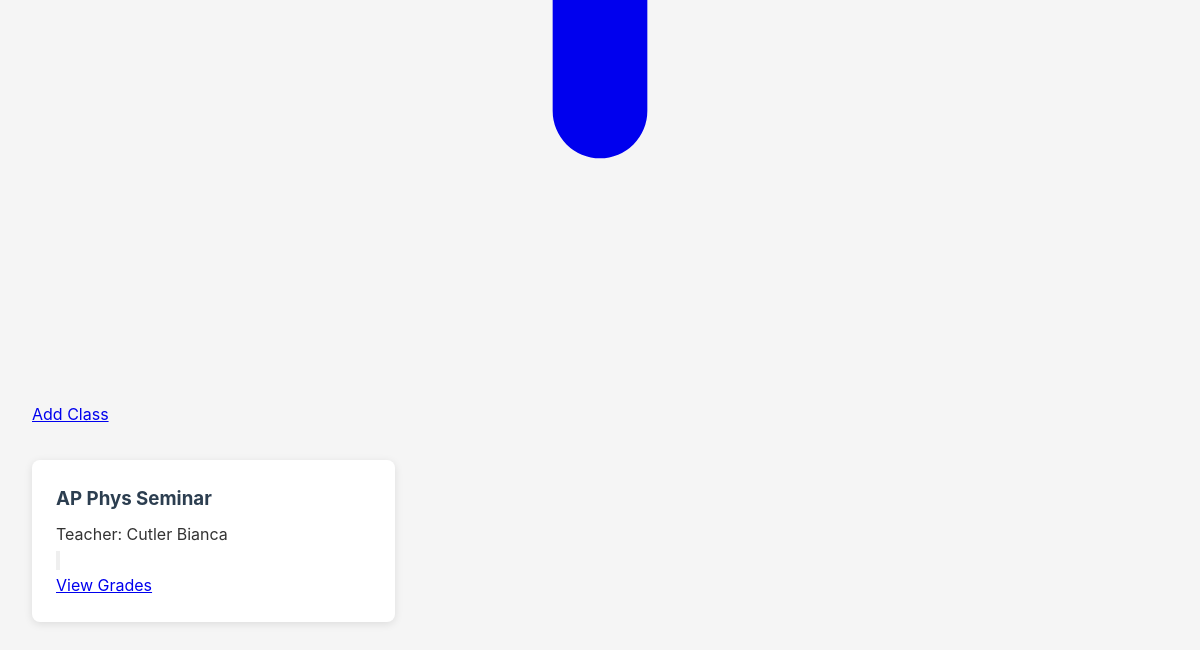
The page /dashboard (signed in, lower part) on the database as committed earlier.
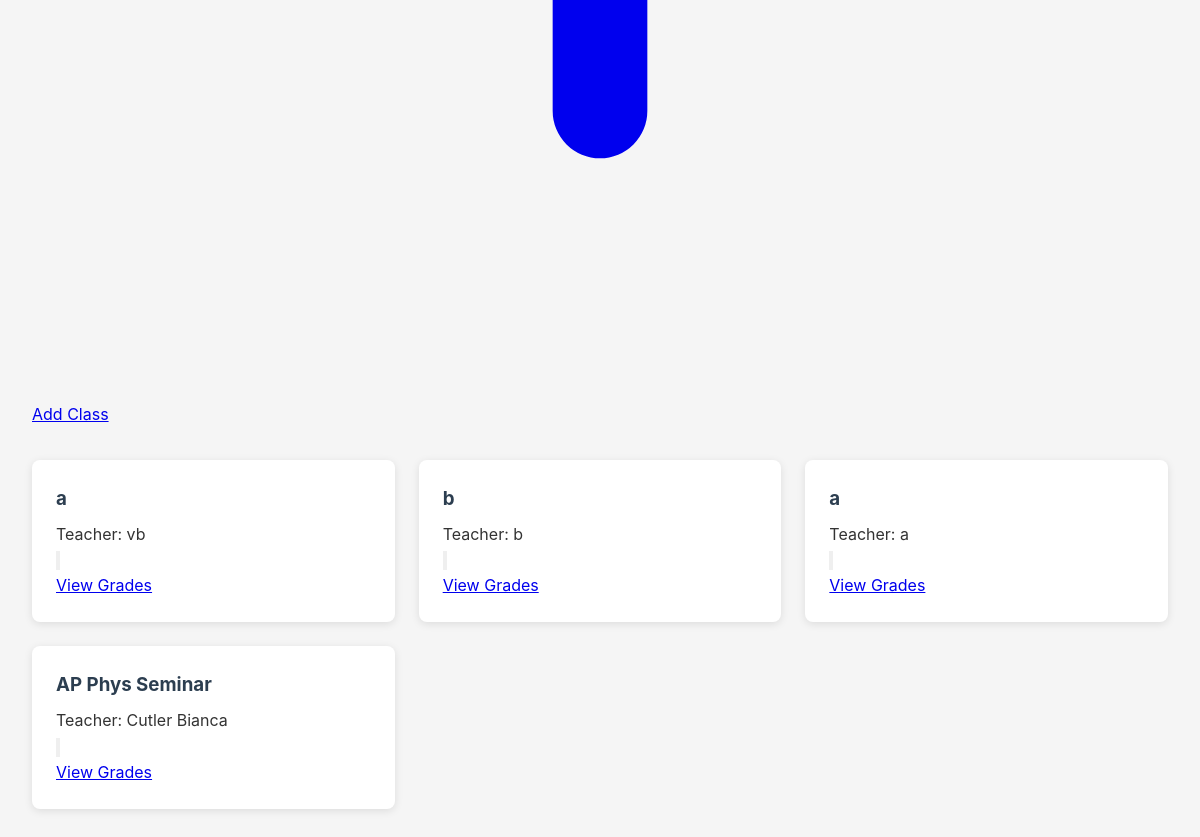
The same page on the database as committed later.
### tables this page shows
CREATE TABLE classes (
            id INTEGER PRIMARY KEY AUTOINCREMENT,
            user_id INTEGER NOT NULL,
            class_name TEXT NOT NULL,
            teacher_name TEXT,
            created_at TIMESTAMP DEFAULT CURRENT_TIMESTAMP,
            FOREIGN KEY (user_id) REFERENCES users (id) ON DELETE CASCADE
        );

### app.py (the view)
@app.route('/dashboard')
@login_required
def dashboard():
    conn = get_db_connection()
    classes = conn.execute(
        'SELECT * FROM classes WHERE user_id = ? ORDER BY created_at DESC',
        (current_user.id,)
    ).fetchall()
    conn.close()
    return render_template('dashboard.html', classes=classes)

### app.py (called while the page is built)
@login_manager.user_loader
def load_user(user_id):
    conn = get_db_connection()
    user = conn.execute('SELECT * FROM users WHERE id = ?', (user_id,)).fetchone()
    conn.close()
    if user:
        return User(user['id'], user['username'])
    return None

### database.py (called while the page is built)
def get_db_connection():
    conn = sqlite3.connect(DB_FILE)
    conn.row_factory = sqlite3.Row  # This allows us to access columns by name
    return conn

### templates/dashboard.html (shortened to what this page needs)
{% extends "base.html" %}
{% block content %}
<div class="dashboard">
    <a href="{{ url_for('add_class') }}" class="bg-blue-500 hover:bg-blue-600 text-white px-4 py-2 rounded-lg flex items-center">
        <svg class="w-5 h-5 mr-2" fill="none" stroke="currentColor" viewBox="0 0 24 24" xmlns="http://www.w3.org/2000/svg">
            <path stroke-linecap="round" stroke-linejoin="round" stroke-width="2" d="M12 6v6m0 0v6m0-6h6m-6 0H6"></path>
        </svg>
        Add Class
    </a>
    {% if classes %}
        <div class="classes-grid">
            {% for class in classes %}
                <div class="class-card relative group">
                    <div class="flex justify-between items-start">
                        <div class="flex-1">
                            <h3 class="text-lg font-semibold">{{ class['class_name'] or 'Unnamed Class' }}</h3>
                            {% if class['teacher_name'] %}
                                <p class="text-gray-600 text-sm mt-1">Teacher: {{ class['teacher_name'] }}</p>
                            {% endif %}
                        </div>
                        <form action="{{ url_for('delete_class', class_id=class['id']) }}" method="POST" class="delete-form" onsubmit="return confirm('Are you sure you want to delete this class and all its data? This action cannot be undone.');">
                            <button type="submit" class="p-1 rounded-full bg-red-100 hover:bg-red-200 text-red-600 hover:text-red-800 focus:outline-none focus:ring-2 focus:ring-red-500 focus:ring-opacity-50 transition-colors" title="Delete Class">
                            </button>
                        </form>
                    </div>
                    <div class="mt-4">
                        <a href="{{ url_for('view_class', class_id=class['id']) }}" class="inline-block bg-blue-500 hover:bg-blue-600 text-white px-4 py-2 rounded-md text-sm font-medium transition-colors">
                            View Grades
                        </a>
                    </div>
                </div>
            {% endfor %}
        </div>
    {% else %}
        <p class="empty-state">No classes yet. Import your grades from Aeries to get started!</p>
    {% endif %}
</div>
{% endblock %}

### templates/base.html (shortened to what this page needs)
<!DOCTYPE html>
<html lang="en">
<head>
    <link rel="stylesheet" href="{{ url_for('static', filename='style.css') }}">
</head>
<body>
    <div class="container">
        {% block content %}{% endblock %}
    </div>
</body>
</html>

### static/style.css (style rules this page uses)
* { margin: 0; padding: 0; box-sizing: border-box; }
body { font-family: -apple-system, BlinkMacSystemFont, 'Segoe UI', Roboto, Oxygen, Ubuntu, Cantarell, sans-serif; line-height: 1.6; color: #333; background-color: #f5f5f5; }
.container { max-width: 1200px; margin: 2rem auto; padding: 0 2rem; }
.classes-grid { display: grid; grid-template-columns: repeat(auto-fill, minmax(300px, 1fr)); gap: 1.5rem; margin-top: 2rem; }
.class-card { background: white; padding: 1.5rem; border-radius: 8px; box-shadow: 0 2px 8px rgba(0,0,0,0.1); }
.class-card h3 { margin-bottom: 0.5rem; color: #2c3e50; }

Rows that differ between the two databases and show on the page:
added classes: class_name "a", teacher_name "vb"
added classes: class_name "b", teacher_name "b"
added classes: class_name "a", teacher_name "a"
